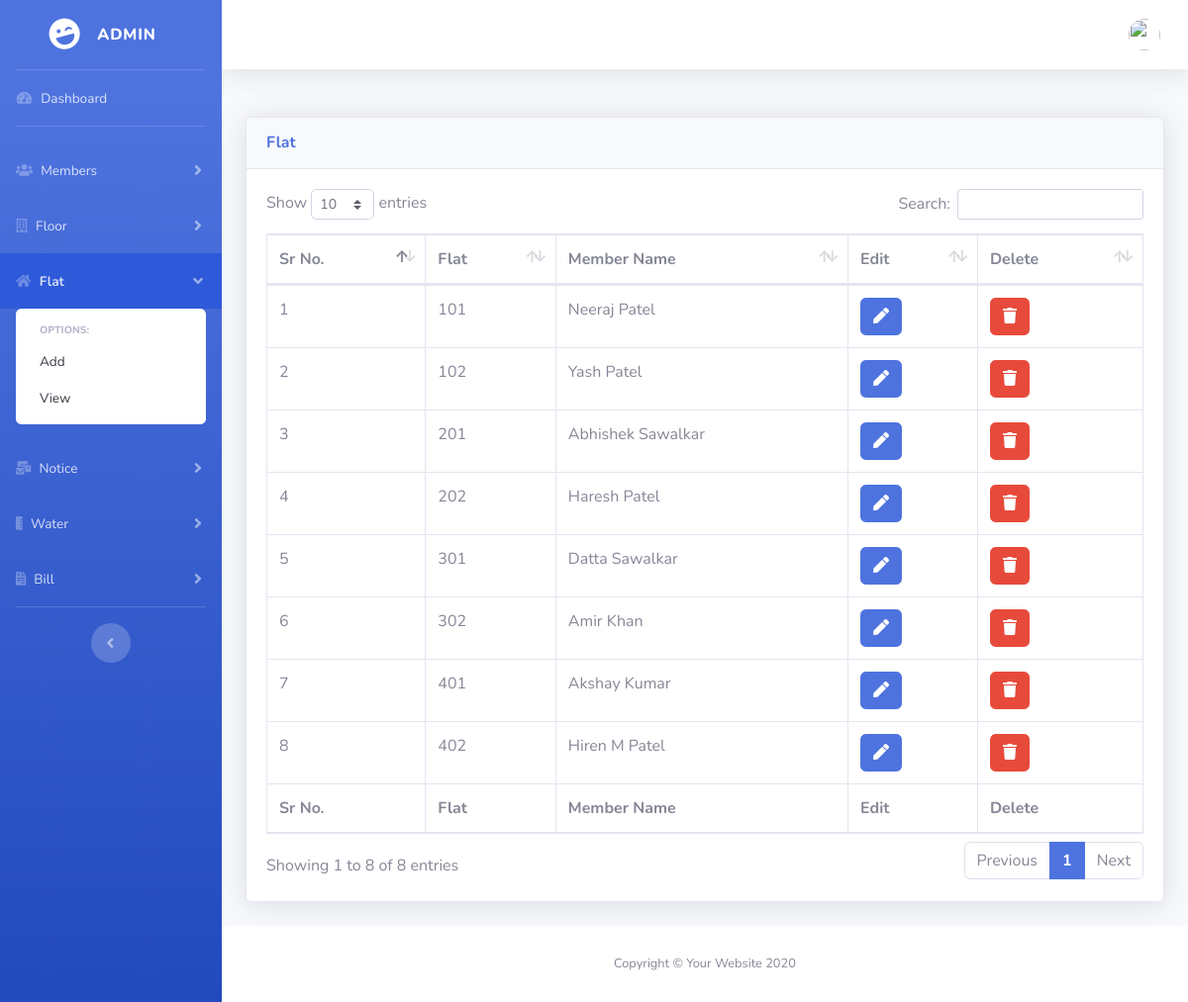
Screenshot of /admin/flat.php (signed in) with the database file from the repository.
### tables this page shows
CREATE TABLE `flat` (
  `id` int(11) NOT NULL,
  `flat_id` int(11) NOT NULL,
  `member_name` varchar(255) NOT NULL,
  `created_at` datetime NOT NULL,
  `updated_at` datetime NOT NULL
);

CREATE TABLE `building` (
  `id` int(11) NOT NULL,
  `floor_no` int(11) NOT NULL,
  `flat_no` int(11) NOT NULL,
  `created_at` datetime NOT NULL,
  `updated_at` datetime NOT NULL
);

### admin/classes/Database.php (called while the page is built, shortened)
<?php
    class Database{
        private $host;
        private $username;
        private $password;
        private $database;
        private $connection;
        public function __construct(){
            $this->host = "localhost";
            $this->username = "root";
            $this->password = "";
            $this->database = "societymanagement";
        }
        public function connectDB(){
            $this->connection = new mysqli($this->host, $this->username, $this->password);
            $db_selected = $this->connection->select_db($this->database);
        }
        public function getConnection(){
            return $this->connection;
        }
    }
    $database = new Database();
?>

### admin/classes/Session.php (called while the page is built, shortened)
<?php
class Session {
    public static function isSessionStart(){
        if(isset($_SESSION['login'])){
            return true;
        } else{
            return false;
        }
    }
}

### admin/classes/Flat.php (called while the page is built, shortened)
<?php
    include_once("Database.php");
    include_once("Session.php");
    class Flat{
        private $connection;
        public function __construct(){
            global $database;
            $this->connection = $database->getConnection();
        }
        public function getDetails(){
            $result_set = $this->connection->query("SELECT flat.member_name, flat.id, building.flat_no FROM flat JOIN building
            ON flat.flat_id = building.id");
            return $result_set;
        }
    }
?>

### admin/includes/flat/view-flat.php (the view, shortened to what this page needs)
<?php
    $flat = new Flat();
?>
<div class="card shadow mb-4">
    <div class="card-header py-3">
        <h6 class="m-0 font-weight-bold text-primary">Flat</h6> </div>
    <div class="card-body">
        <div class="table-responsive">
            <table class="table table-bordered" id="dataTable" width="100%" cellspacing="0">
                <thead>
                    <tr>
                        <th>Sr No.</th>
                        <th>Flat</th>
                        <th>Member Name</th>
                        <?php
                            if($user_role == 'admin'){
                        ?>
                        <th>Edit</th>
                        <th>Delete</th>
                        <?php
                            }
                        ?>
                    </tr>
                </thead>
                <tfoot>
                    <tr>
                        <th>Sr No.</th>
                        <th>Flat</th>
                        <th>Member Name</th>
                        <?php
                            if($user_role == 'admin'){
                        ?>
                        <th>Edit</th>
                        <th>Delete</th>
                        <?php
                            }
                        ?>
                    </tr>
                </tfoot>
                 <tbody>
                  <?php
                        $id = 0;
                        $allFlats = $flat->getDetails();
                        while($row = mysqli_fetch_assoc($allFlats)){
                            $id = $id+1;
                            $flat_id = $row['id'];
                            $flat_no = $row['flat_no'];
                            $member_name = $row['member_name'];
                            echo "<tr>";
                            echo "<td>$id</td>";
                            echo "<td>$flat_no</td>";
                            echo "<td>$member_name</td>";
                            if($user_role == 'admin'){
                                echo "<td><a href='flat.php?source=edit_flat&flat_id=$flat_id' class='btn btn-primary'><span class='fa fa-pen'></span></a></td> ";
                                echo "<td><button type='button' class='btn btn-danger delete-flat' data-flat-id='$flat_id'> <span class='fa fa-trash'></span></button></td>";
                            }
                            echo "</tr>";
                        }
                    ?>
                </tbody>
            </table>
        </div>
    </div>
</div>

### rows the page displays
flat: building.flat_no "101", member_name "Neeraj Patel"
flat: building.flat_no "102", member_name "Yash Patel"
flat: building.flat_no "201", member_name "Abhishek Sawalkar"
flat: building.flat_no "202", member_name "Haresh Patel"
flat: building.flat_no "301", member_name "Datta Sawalkar"
flat: building.flat_no "302", member_name "Amir Khan"
flat: building.flat_no "401", member_name "Akshay Kumar"
flat: building.flat_no "402", member_name "Hiren M Patel"
